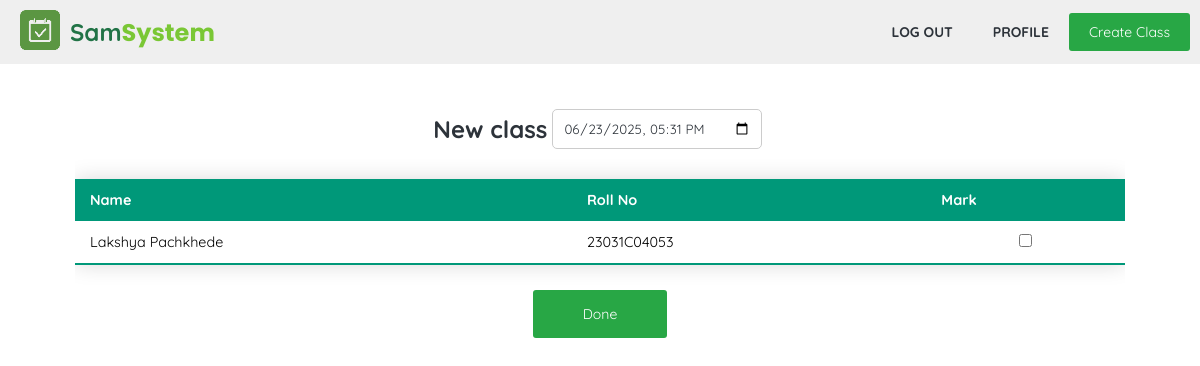
Screenshot of /class/take_attendence.php?id=11 (signed in) with the database file from the repository.
### tables this page shows
CREATE TABLE `class` (
  `id` int(11) NOT NULL,
  `name` varchar(100) DEFAULT NULL,
  `description` text DEFAULT NULL,
  `teacher_id` int(11) DEFAULT NULL,
  `date_created` datetime DEFAULT current_timestamp(),
  `branch` int(11) DEFAULT NULL,
  `longitude` decimal(10,5) DEFAULT NULL,
  `latitude` decimal(10,5) DEFAULT NULL,
  `open_session_id` int(11) DEFAULT NULL
);

CREATE TABLE `attends` (
  `student_id` int(11) NOT NULL,
  `class_id` int(11) NOT NULL,
  `date_joined` datetime DEFAULT current_timestamp()
);

CREATE TABLE `user` (
  `id` int(11) NOT NULL,
  `name` varchar(50) NOT NULL,
  `email` varchar(100) NOT NULL,
  `password` varchar(255) NOT NULL,
  `type` enum('student','teacher','admin') NOT NULL DEFAULT 'student',
  `approved` tinyint(1) NOT NULL DEFAULT 0,
  `date_created` date DEFAULT current_timestamp()
);

CREATE TABLE `student_profile` (
  `student_id` int(11) NOT NULL,
  `roll_no` varchar(15) NOT NULL,
  `branch` int(11) DEFAULT NULL,
  `bio` varchar(200) DEFAULT NULL
);

### utils.php (called while the page is built, shortened)
<?php
function getRecords($conn, $table, $parameter, $value){
	$stmt = $conn->prepare("SELECT * FROM $table WHERE $parameter = ?");
	$stmt->bind_param('i', $value);
	$stmt->execute();
	$result = $stmt->get_result();
	return $result;
}
?>

### class/take_attendence.php (the view, shortened to what this page needs)
<?php
require '../db/db_connector.php';
require '../utils.php';
$class_id = $_GET['id'];
$class_data = getRecords($conn, "class", "id", $class_id)->fetch_assoc();
?>
<!DOCTYPE html>
<html lang="en">
<head>
	<link rel="stylesheet" href="../css/util.css">
	<link rel="stylesheet" href="../css/style.css">
</head>
<body>
	<?php require '..\components\nav_sm.php'; ?>
	<div class="container mt40">
		<form action="take_attendence.php?id=<?=$class_id?>" method="POST">
			<div class="d-f-col">
				<div class="d-fcc">
					<h2 class="text-dark"><?=$class_data['name']?></h2>
					<input type="datetime-local" id="attendence_time" class="ml10 f-input w-i" name="attendence_time" value="<?=date('Y-m-d\TH:i')?>">
				</div>
				<div class="scroll-wrapper">
					<table class="styled-table">
						<thead>
							<tr>
								<th>Name</th>
								<th>Roll No</th>
								<th>Mark</th>
							</tr>
						</thead>
						<tbody>
							<?php
							$all_students = getRecords($conn, "attends", "class_id", $class_id);
							while($row = $all_students->fetch_assoc()){
								$user_id = $row['student_id'];
								$user_data = getRecords($conn, "user", "id", $user_id)->fetch_assoc();
								$user_profile_data = getRecords($conn, "student_profile", "student_id", $user_id)->fetch_assoc();
								echo"
								<tr>
								<td>" . $user_data['name'] . "</td>
								<td>". $user_profile_data['roll_no'] ."</td>
								<td class='tac'><input type='checkbox' name='present[]' value='".$user_data['id']."'></td>
								</tr>
								<input type='hidden' name='all_students[]' value='".$user_data['id']."'>
								";
							}
							?>
						</tbody>
					</table>
				</div>
				<button class="btn btn-form" type="submit">Done</button>
			</div>
		</form>
	</div>
</body>
</html>

### css/util.css (style rules this page uses)
:root { --color-primary: #217346; --color-primary-light: #7ac735; --color-accent: #ff9900; --color-background: #fafafa; --color-text-dark: #2d333a; --color-highlight: #FFF9C4; --color-info: #00bcfe; --color-info-dark: #0095c7; --color-light-blue: #eaf4ff; --color-green: #28a745; --color-red: #dc3545; --color-green-dark:#218838; --color-red-dark: #c82333; }
.d-fcc { display: flex; justify-content: center; align-items: center; }
.ml10 { margin-left: 10px; }
.d-f-col { display: flex; justify-content: center; flex-direction: column; align-items: center; }
.tac { text-align: center; }
.mt40 { margin-top: 40px !important; }
.btn { padding: 10px 20px; font-weight: normal; background: var(--color-green); border-radius: 3px; color: white; text-align: center; cursor: pointer; transition: all 0.5s ease-out; outline: none; border: none; font-size: 14px; }
.btn-form { float: right; padding: 15px 50px; align-self: center; }
.text-dark { color: var(--color-text-dark); }
.w-i { width: initial !important; }

### css/style.css (style rules this page uses)
* { margin: 0; padding: 0; font-family: "Quicksand", sans-serif; box-sizing: border-box; }
.f-input { width: 80%; border-radius: 5px; border: 1px solid #ccc; padding: 10px; color: var(--color-text-dark); margin: 5px; outline: none; }
.container { max-width: 1050px; margin: auto auto; }
.text-dark { color: var(--color-text-dark); font-weight: 700; }
.scroll-wrapper { width: 100%; overflow-x: scroll; }
.styled-table { border-collapse: collapse; margin: 25px 0; font-size: 0.9em; font-family: sans-serif; min-width: 100%; box-shadow: 0 0 20px rgba(0, 0, 0, 0.15); }
.styled-table thead tr { background-color: #009879; color: #ffffff; text-align: left; }
.styled-table th, .styled-table td { padding: 12px 15px; white-space: nowrap; max-width: 100%; }
.styled-table tbody tr { border-bottom: 1px solid #dddddd; }
.styled-table tbody tr:last-of-type { border-bottom: 2px solid #009879; }

### rows the page displays
class: name "New class"
attends: student.name "Lakshya Pachkhede", student_profile.roll_no "23031C04053"
